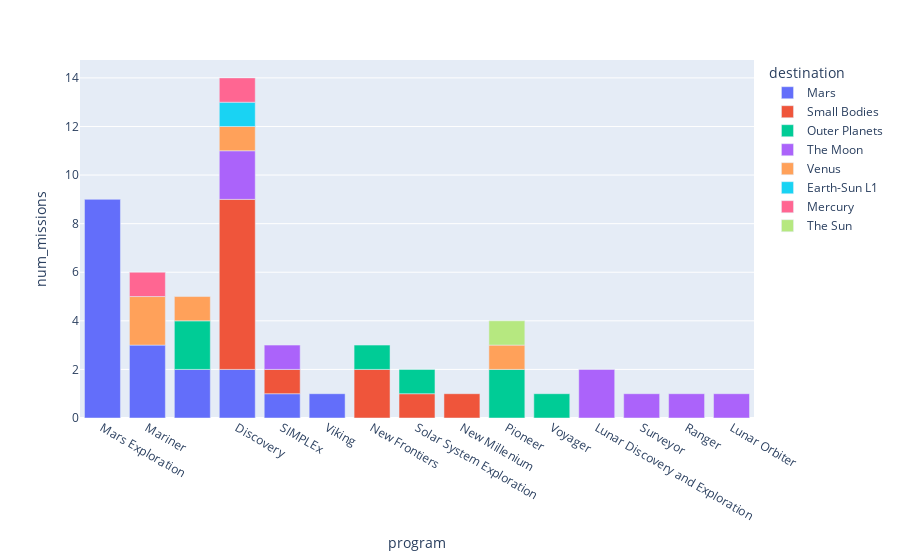

The notebook cell saved with this chart:
### Code cell
# Draw a bar plot of total cost vs. year, colored by destination
px.bar (
    destionation_count,
    x = 'program',
    y = 'num_missions',
    color = 'destination'
)

### Figure 1 — Plotly figure (JSON) as saved in the notebook; plotly's stock layout.template omitted (floating-point values rounded to 4 significant figures)
{"data": [{"alignmentgroup": "True", "hovertemplate": "destination=Mars<br>program=%{x}<br>num_missions=%{y}<extra></extra>", "legendgroup": "Mars", "marker": {"color": "#636efa", "pattern": {"shape": ""}}, "name": "Mars", "offsetgroup": "Mars", "orientation": "v", "showlegend": true, "textposition": "auto", "x": ["Mars Exploration", "Mariner", "", "Discovery", "SIMPLEx", "Viking"], "xaxis": "x", "y": [9, 3, 2, 2, 1, 1], "yaxis": "y", "type": "bar"}, {"alignmentgroup": "True", "hovertemplate": "destination=Small Bodies<br>program=%{x}<br>num_missions=%{y}<extra></extra>", "legendgroup": "Small Bodies", "marker": {"color": "#EF553B", "pattern": {"shape": ""}}, "name": "Small Bodies", "offsetgroup": "Small Bodies", "orientation": "v", "showlegend": true, "textposition": "auto", "x": ["Discovery", "New Frontiers", "Solar System Exploration", "New Millenium", "SIMPLEx"], "xaxis": "x", "y": [7, 2, 1, 1, 1], "yaxis": "y", "type": "bar"}, {"alignmentgroup": "True", "hovertemplate": "destination=Outer Planets<br>program=%{x}<br>num_missions=%{y}<extra></extra>", "legendgroup": "Outer Planets", "marker": {"color": "#00cc96", "pattern": {"shape": ""}}, "name": "Outer Planets", "offsetgroup": "Outer Planets", "orientation": "v", "showlegend": true, "textposition": "auto", "x": ["Pioneer", "", "Voyager", "Solar System Exploration", "New Frontiers"], "xaxis": "x", "y": [2, 2, 1, 1, 1], "yaxis": "y", "type": "bar"}, {"alignmentgroup": "True", "hovertemplate": "destination=The Moon<br>program=%{x}<br>num_missions=%{y}<extra></extra>", "legendgroup": "The Moon", "marker": {"color": "#ab63fa", "pattern": {"shape": ""}}, "name": "The Moon", "offsetgroup": "The Moon", "orientation": "v", "showlegend": true, "textposition": "auto", "x": ["Discovery", "Lunar Discovery and Exploration", "SIMPLEx", "Surveyor", "Ranger", "Lunar Orbiter"], "xaxis": "x", "y": [2, 2, 1, 1, 1, 1], "yaxis": "y", "type": "bar"}, {"alignmentgroup": "True", "hovertemplate": "destination=Venus<br>program=%{x}<br>num_missions=%{y}<extra></extra>", "legendgroup": "Venus", "marker": {"color": "#FFA15A", "pattern": {"shape": ""}}, "name": "Venus", "offsetgroup": "Venus", "orientation": "v", "showlegend": true, "textposition": "auto", "x": ["Mariner", "", "Pioneer", "Discovery"], "xaxis": "x", "y": [2, 1, 1, 1], "yaxis": "y", "type": "bar"}, {"alignmentgroup": "True", "hovertemplate": "destination=Earth-Sun L1<br>program=%{x}<br>num_missions=%{y}<extra></extra>", "legendgroup": "Earth-Sun L1", "marker": {"color": "#19d3f3", "pattern": {"shape": ""}}, "name": "Earth-Sun L1", "offsetgroup": "Earth-Sun L1", "orientation": "v", "showlegend": true, "textposition": "auto", "x": ["Discovery"], "xaxis": "x", "y": [1], "yaxis": "y", "type": "bar"}, {"alignmentgroup": "True", "hovertemplate": "destination=Mercury<br>program=%{x}<br>num_missions=%{y}<extra></extra>", "legendgroup": "Mercury", "marker": {"color": "#FF6692", "pattern": {"shape": ""}}, "name": "Mercury", "offsetgroup": "Mercury", "orientation": "v", "showlegend": true, "textposition": "auto", "x": ["Discovery", "Mariner"], "xaxis": "x", "y": [1, 1], "yaxis": "y", "type": "bar"}, {"alignmentgroup": "True", "hovertemplate": "destination=The Sun<br>program=%{x}<br>num_missions=%{y}<extra></extra>", "legendgroup": "The Sun", "marker": {"color": "#B6E880", "pattern": {"shape": ""}}, "name": "The Sun", "offsetgroup": "The Sun", "orientation": "v", "showlegend": true, "textposition": "auto", "x": ["Pioneer"], "xaxis": "x", "y": [1], "yaxis": "y", "type": "bar"}], "layout": {"xaxis": {"anchor": "y", "domain": [0, 1], "title": {"text": "program"}}, "yaxis": {"anchor": "x", "domain": [0, 1], "title": {"text": "num_missions"}}, "legend": {"title": {"text": "destination"}, "tracegroupgap": 0}, "margin": {"t": 60}, "barmode": "relative"}}
